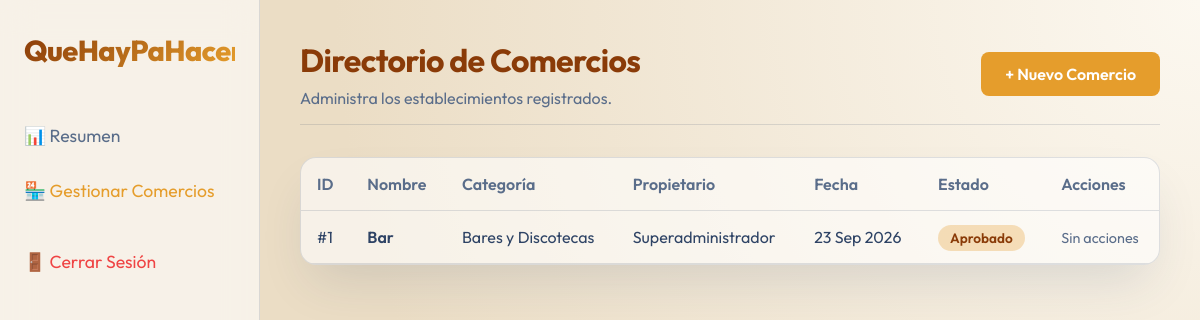
Before: /comercios.php (signed in) with the older database file.
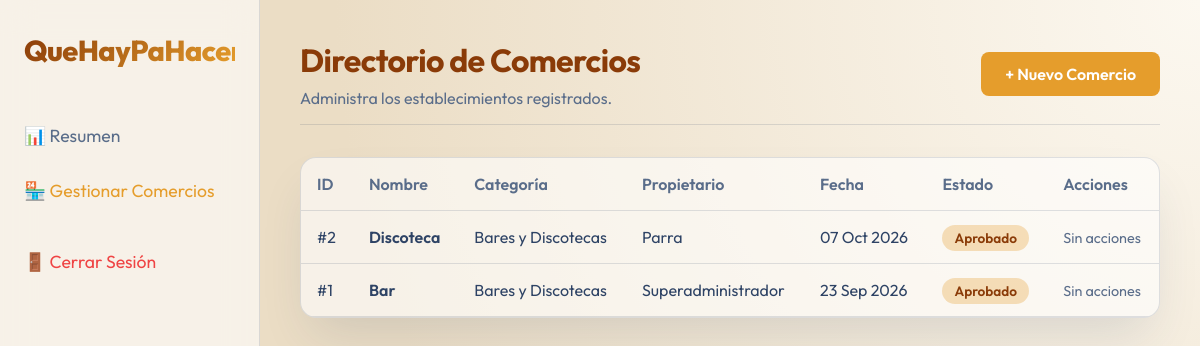
After: the same page with the newer database file.
### tables this page shows
CREATE TABLE `comercios` (
  `id_comercio` int(11) NOT NULL AUTO_INCREMENT,
  `nombre` varchar(150) NOT NULL,
  `descripcion` text DEFAULT NULL,
  `direccion` varchar(255) NOT NULL,
  `telefono` varchar(20) DEFAULT NULL,
  `id_usuario_propietario` int(11) NOT NULL,
  `id_categoria` int(11) NOT NULL,
  `estado` enum('Pendiente','Aprobado','Rechazado') DEFAULT 'Pendiente',
  `fecha_creacion` datetime DEFAULT current_timestamp(),
  PRIMARY KEY (`id_comercio`),
  KEY `id_usuario_propietario` (`id_usuario_propietario`),
  KEY `id_categoria` (`id_categoria`),
  CONSTRAINT `comercios_ibfk_1` FOREIGN KEY (`id_usuario_propietario`) REFERENCES `usuarios` (`id_usuario`) ON DELETE CASCADE,
  CONSTRAINT `comercios_ibfk_2` FOREIGN KEY (`id_categoria`) REFERENCES `categorias` (`id_categoria`)
);

CREATE TABLE `categorias` (
  `id_categoria` int(11) NOT NULL AUTO_INCREMENT,
  `nombre` varchar(100) NOT NULL,
  `tipo` enum('Comercio','Turismo') NOT NULL,
  `descripcion` text DEFAULT NULL,
  PRIMARY KEY (`id_categoria`)
);

CREATE TABLE `usuarios` (
  `id_usuario` int(11) NOT NULL AUTO_INCREMENT,
  `nombre` varchar(100) NOT NULL,
  `email` varchar(150) NOT NULL,
  `password_hash` varchar(255) NOT NULL,
  `id_rol` int(11) NOT NULL,
  `fecha_registro` datetime DEFAULT current_timestamp(),
  `activo` tinyint(1) DEFAULT 1,
  PRIMARY KEY (`id_usuario`),
  UNIQUE KEY `email` (`email`),
  KEY `id_rol` (`id_rol`),
  CONSTRAINT `usuarios_ibfk_1` FOREIGN KEY (`id_rol`) REFERENCES `roles` (`id_rol`)
);

### comercios.php (the view, shortened to what this page needs)
<?php
require 'includes/db.php';
$comercios = [];
try {
    $sql = "SELECT c.id_comercio, c.nombre, c.estado, c.fecha_creacion, cat.nombre as categoria, u.nombre as propietario
            FROM Comercios c
            JOIN Categorias cat ON c.id_categoria = cat.id_categoria
            JOIN Usuarios u ON c.id_usuario_propietario = u.id_usuario
            ORDER BY c.fecha_creacion DESC";
    $stmt = $pdo->query($sql);
    $comercios = $stmt->fetchAll();
} catch (Exception $e) {
    $error = "Error al obtener comercios: " . $e->getMessage();
}
?>
<!DOCTYPE html>
<html lang="es">
<head>
    <link rel="stylesheet" href="assets/css/styles.css">
</head>
<body>
    <div class="dashboard-container">
        <aside class="sidebar">
            <h2 class="auth-logo" style="font-size: 1.8rem;">QueHayPaHacer</h2>
            <ul class="sidebar-nav">
                <li><a href="dashboard.php">📊 Resumen</a></li>
                <li><a href="comercios.php" class="active">🏪 Gestionar Comercios</a></li>
                <li style="margin-top: 2rem;"><a href="logout.php" style="color: #ef4444;">🚪 Cerrar Sesión</a></li>
            </ul>
        </aside>
        <main class="main-content fade-in-up">
            <div class="header">
                <div>
                    <h1 style="margin-bottom: 0.5rem;">Directorio de Comercios</h1>
                    <p style="color: var(--text-muted);">Administra los establecimientos registrados.</p>
                </div>
                <div>
                    <a href="crear_comercio.php" class="btn btn-primary">+ Nuevo Comercio</a>
                </div>
            </div>
            <div class="glass-panel table-container">
                <table>
                    <thead>
                        <tr>
                            <th>ID</th>
                            <th>Nombre</th>
                            <th>Categoría</th>
                            <th>Propietario</th>
                            <th>Fecha</th>
                            <th>Estado</th>
                            <th>Acciones</th>
                        </tr>
                    </thead>
                    <tbody>
                        <?php if (count($comercios) > 0): ?>
                            <?php foreach ($comercios as $c): ?>
                            <tr>
                                <td>#<?php echo $c->id_comercio; ?></td>
                                <td style="font-weight: 600;"><?php echo htmlspecialchars($c->nombre); ?></td>
                                <td><?php echo htmlspecialchars($c->categoria); ?></td>
                                <td><?php echo htmlspecialchars($c->propietario); ?></td>
                                <td><?php echo date('d M Y', strtotime($c->fecha_creacion)); ?></td>
                                <td>
                                    <span class="badge badge-<?php echo strtolower($c->estado); ?>">
                                        <?php echo $c->estado; ?>
                                    </span>
                                </td>
                                <td>
                                    <?php if ($c->estado == 'Pendiente' && $_SESSION['usuario_rol'] == 1): ?>
                                        <div style="display: flex; gap: 0.5rem;">
                                            <a href="cambiar_estado_comercio.php?id=<?php echo $c->id_comercio; ?>&estado=Aprobado"
                                               class="btn" style="padding: 0.2rem 0.6rem; font-size: 0.8rem; background-color: var(--secondary-color); color: white;">Aprobar</a>
                                            <a href="cambiar_estado_comercio.php?id=<?php echo $c->id_comercio; ?>&estado=Rechazado"
                                               class="btn" style="padding: 0.2rem 0.6rem; font-size: 0.8rem; background-color: #ef4444; color: white;">Rechazar</a>
                                        </div>
                                    <?php else: ?>
                                        <span style="color: var(--text-muted); font-size: 0.9rem;">Sin acciones</span>
                                    <?php endif; ?>
                                </td>
                            </tr>
                            <?php endforeach; ?>
                        <?php else: ?>
                            <tr>
                                <td colspan="7" style="text-align: center; color: var(--text-muted);">No hay comercios registrados aún.</td>
                            </tr>
                        <?php endif; ?>
                    </tbody>
                </table>
            </div>
        </main>
    </div>
</body>
</html>

Changed rows visible on the page:
added comercios: id_comercio "2", nombre "Discoteca", id_categoria.nombre "Bares y Discotecas", id_usuario_propietario.nombre "Parra", fecha_creacion "07 Oct 2026", estado "Aprobado", shows "Sin acciones"
